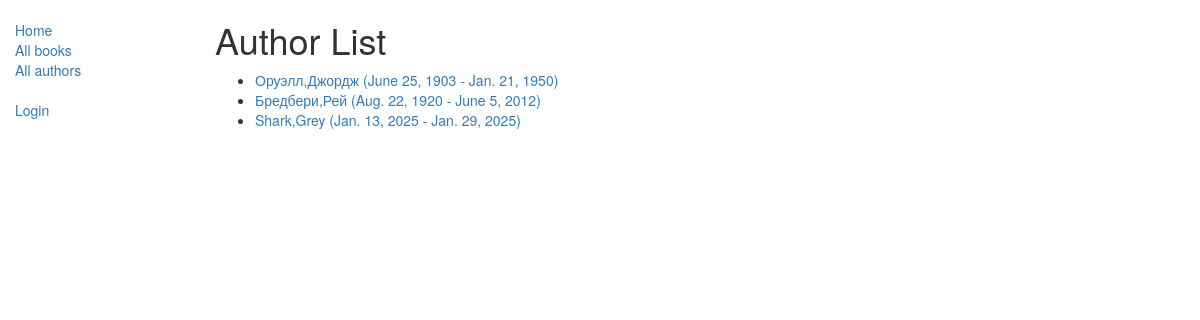
Screenshot of /catalog/authors/ with the database file from the repository.
### catalog/models.py (models this page shows, shortened)
class Author(models.Model):
    first_name = models.CharField(max_length=100)
    last_name = models.CharField(max_length=100)
    date_of_birth = models.DateField(null=True, blank=True)
    date_of_death = models.DateField('Died', null=True, blank=True)
    def get_absolute_url(self):
        return reverse('author-detail', args=[str(self.id)])

### catalog/views.py (the view)
# urls.py: path('authors/', views.AuthorListView.as_view(), name='authors'),
class AuthorListView(generic.ListView):
    model = Author

### catalog/templates/catalog/author_list.html
{% extends "base_generic.html" %}
{% block content %}
    <h1>Author List</h1>
    {% if author_list %}
    <ul>
      {% for author in author_list %}
      <li>
        <a href="{{ author.get_absolute_url }}">{{ author.last_name}},{{ author.first_name }} ({{author.date_of_birth}} - {{author.date_of_death}})</a>
      </li>
      {% endfor %}
    </ul>
    {% else %}
      <p>There are no books in the library.</p>
    {% endif %}
{% endblock %}

### rows the page displays
Author: last_name "Оруэлл", first_name "Джордж", date_of_birth "June 25, 1903", date_of_death "Jan. 21, 1950"
Author: last_name "Бредбери", first_name "Рей", date_of_birth "Aug. 22, 1920", date_of_death "June 5, 2012"
Author: last_name "Shark", first_name "Grey", date_of_birth "Jan. 13, 2025", date_of_death "Jan. 29, 2025"
